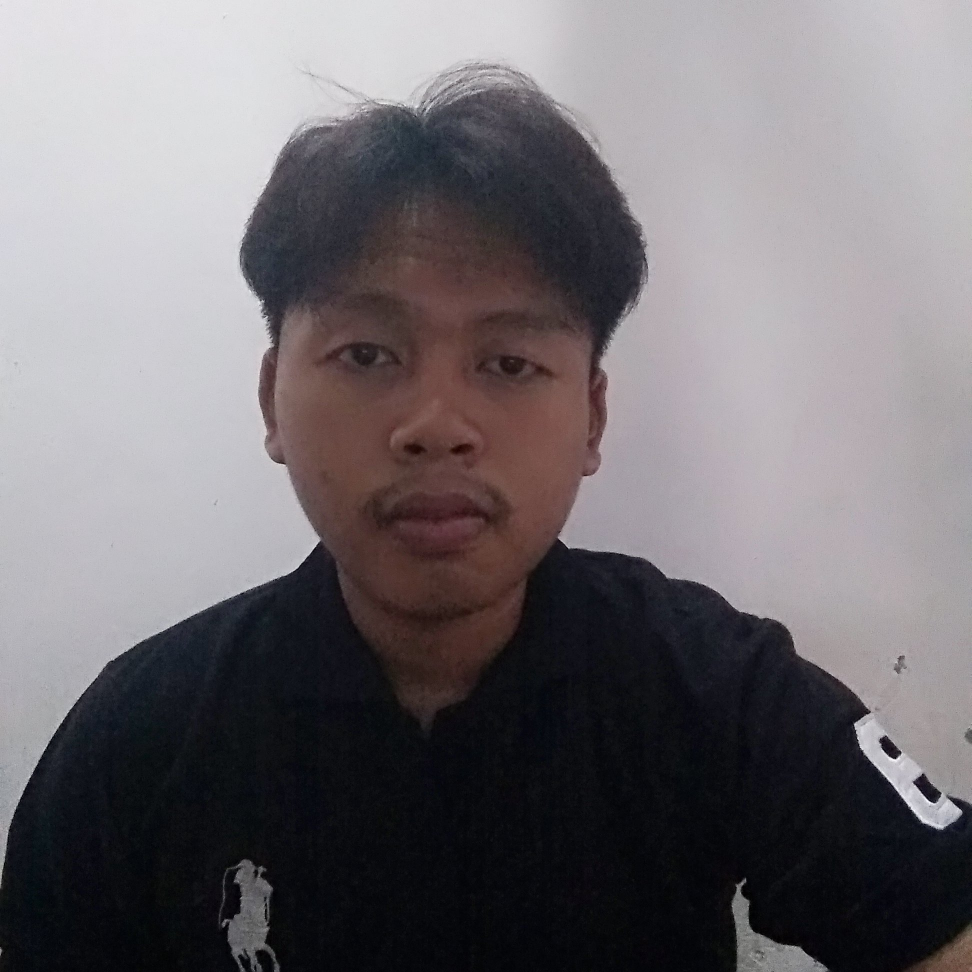
#> input picture Screenshots/citra.jpg, 1944 x 1944 px, found by its file name (shown at 1/2 size)
$ jupyter execute UAS_Muhammad_Amrizal.ipynb
#> lines starting #> are read from the running program, lines starting #| are printed output that depends on the picture
[cell 1]
#import library
import cv2
import numpy as np
import matplotlib.pyplot as plt

# Load the image
image_path = "citra.jpg"
img = cv2.imread(image_path)
#> img is the input picture: shape (1944, 1944, 3); mean B, G, R 112.7, 108.8, 113.2

# Salin citra ke variabel khusus
img_copy = img.copy()

# Dapatkan atribut khusus citra (ukuran)
height, width = img_copy.shape[:2]
#> height = 1944; width = 1944

# Tampilkan atribut khusus
print(f"Ukuran citra: {width} x {height}")
#| Ukuran citra: 1944 x 1944

# 1. Citra Asli
original = img_copy

# 2. Rotated
(h, w) = img_copy.shape[:2]
#> h = 1944; w = 1944
center = (w // 2, h // 2)
#> center = (972, 972)
M = cv2.getRotationMatrix2D(center, 45, 1.0)  # Rotasi 45 derajat
rotated = cv2.warpAffine(img_copy, M, (w, h))
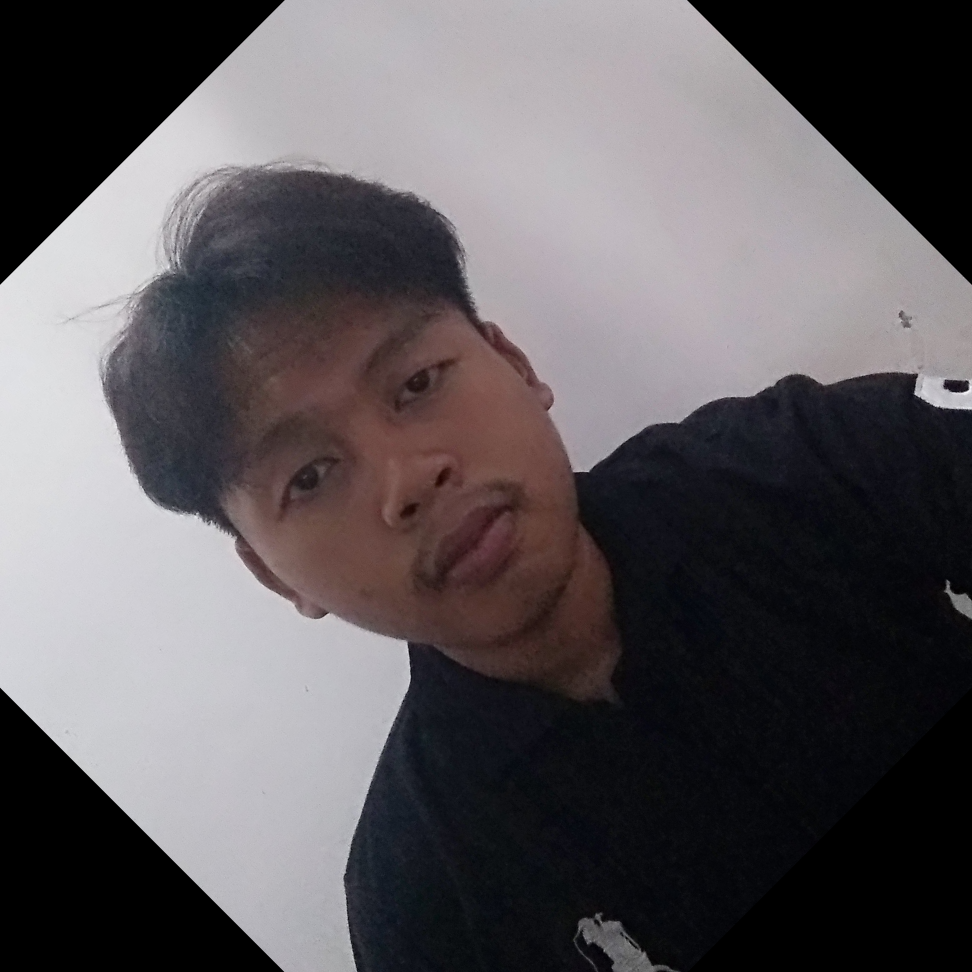
#> rotated: shape (1944, 1944, 3) (shown at 1/2 size); mean B, G, R 91.1, 87.9, 92.2

# 3. Resized
resized = cv2.resize(img_copy, (w // 2, h // 2))  # Ubah ukuran menjadi setengah dari ukuran asli

# 4. Cropped
cropped = img_copy[0:h // 2, 0:w // 2]  # Potong setengah bagian kiri atas gambar
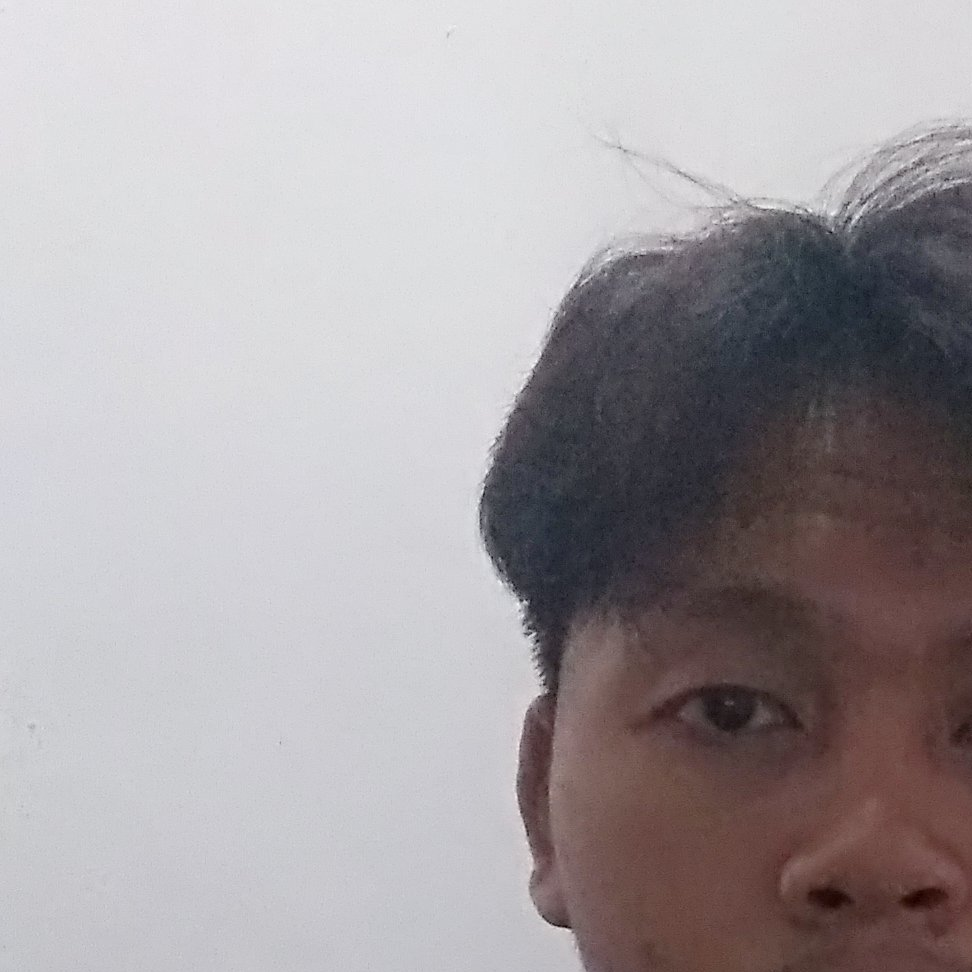
#> cropped: shape (972, 972, 3); mean B, G, R 163.6, 160.5, 166.2

# 5. Flipped
flipped = cv2.flip(img_copy, 0)  # Balik vertikal
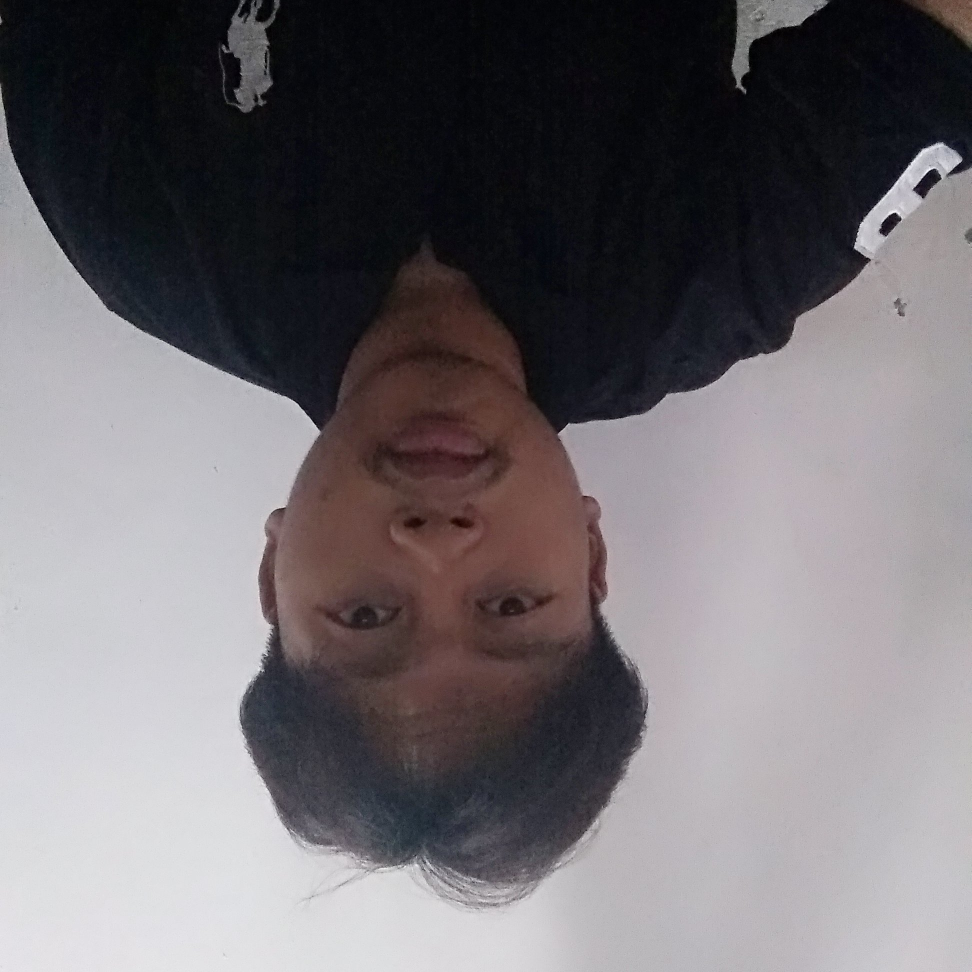
#> flipped: shape (1944, 1944, 3) (shown at 1/2 size); mean B, G, R 112.7, 108.8, 113.2

# 6. Translated (digeser)
M = np.float32([[1, 0, 50], [0, 1, 50]])  # Geser 50 piksel ke kanan dan 50 piksel ke bawah
translated = cv2.warpAffine(img_copy, M, (w, h))
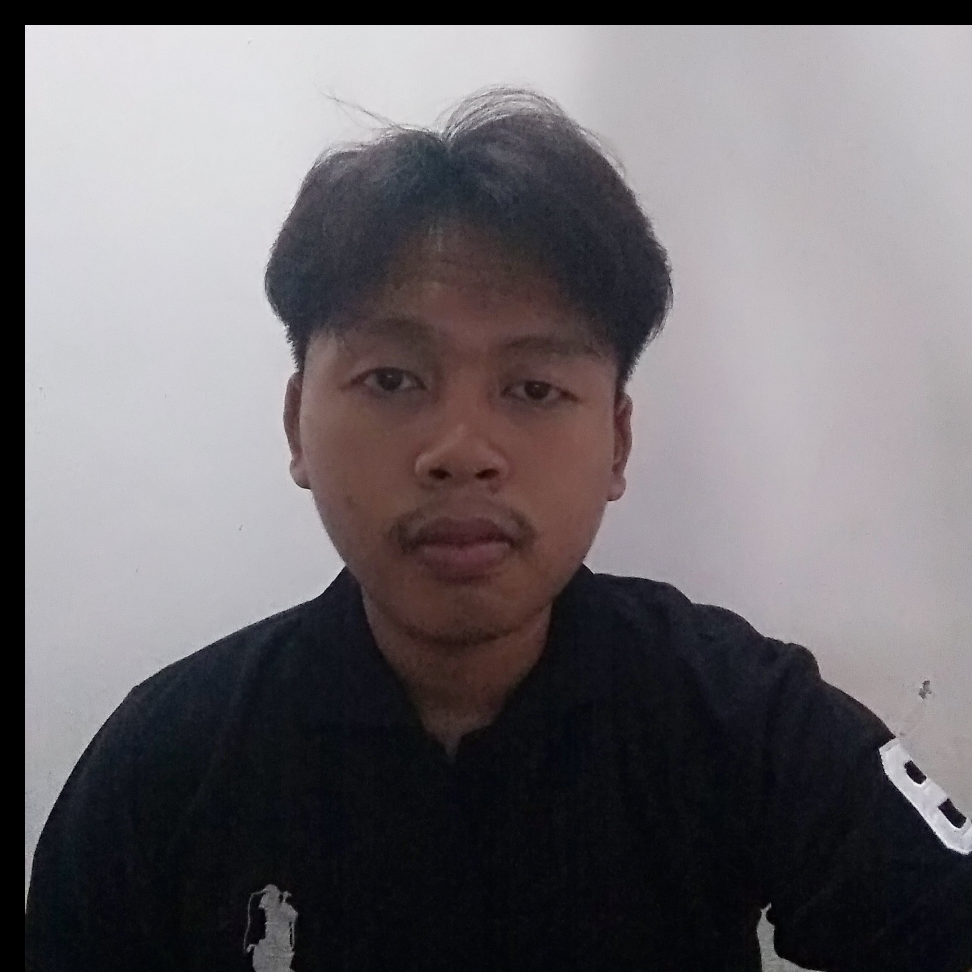
#> translated: shape (1944, 1944, 3) (shown at 1/2 size); mean B, G, R 108.2, 104.5, 108.7

# Convert BGR to RGB for matplotlib
original = cv2.cvtColor(original, cv2.COLOR_BGR2RGB)
rotated = cv2.cvtColor(rotated, cv2.COLOR_BGR2RGB)
resized = cv2.cvtColor(resized, cv2.COLOR_BGR2RGB)
cropped = cv2.cvtColor(cropped, cv2.COLOR_BGR2RGB)
flipped = cv2.cvtColor(flipped, cv2.COLOR_BGR2RGB)
translated = cv2.cvtColor(translated, cv2.COLOR_BGR2RGB)

# Display the images with their attributes
plt.figure(figsize=(15, 10))

# Citra Asli
plt.subplot(2, 3, 1)
plt.imshow(original)
plt.title('Citra Asli')
plt.xlim(0, width)
plt.ylim(height, 0)


# Rotated
plt.subplot(2, 3, 2)
plt.imshow(rotated)
plt.title('After Rotated')
plt.xlim(0, rotated.shape[1])
plt.ylim(rotated.shape[0], 0)

# Resized
plt.subplot(2, 3, 3)
plt.imshow(resized)
plt.title('After Resized')
plt.xlim(0, resized.shape[1])
plt.ylim(resized.shape[0], 0)

# Cropped
plt.subplot(2, 3, 4)
plt.imshow(cropped)
plt.title('After Cropped')
plt.xlim(0, cropped.shape[1])
plt.ylim(cropped.shape[0], 0)

# Flipped
plt.subplot(2, 3, 5)
plt.imshow(flipped)
plt.title('After Flipped')
plt.xlim(0, flipped.shape[1])
plt.ylim(flipped.shape[0], 0)

# Translated
plt.subplot(2, 3, 6)
plt.imshow(translated)
plt.title('After Translated')
plt.xlim(0, translated.shape[1])
plt.ylim(translated.shape[0], 0)

plt.tight_layout()
plt.show()
